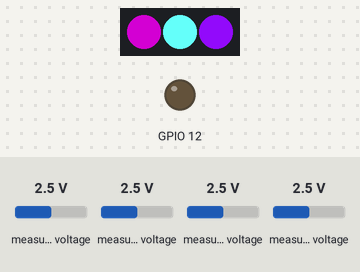
A program run on a simulated ESP8266 (NodeMCU). Parts: 3 RGB LEDs in strip order, left to right, output pins drawn as LEDs (lit = HIGH). The test bench sets the inputs (shaded band); at power-on: measured voltage 2.5 V. WiFi joins after 1.5 s; servers stay silent unless stated; random numbers use the default seed unless the program sets one; no MQTT or app messages arrive unless stated; what the program prints to the serial monitor is not drawn.

Above: at 2.7 s.
2.8 s: measured voltage (sensor 201) set to 3.8 V
At 3.4 s:
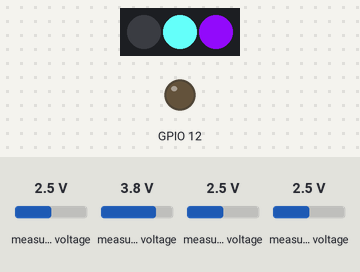
4.3 s: measured voltage (sensor 202) set to 0.1 V
At 7.0 s:
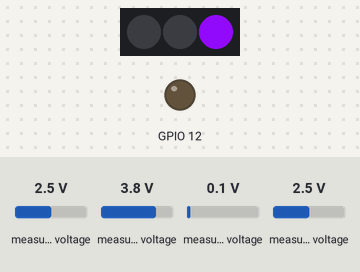
7.3 s: measured voltage (sensor 203) set to 0.1 V
At 8.9 s:
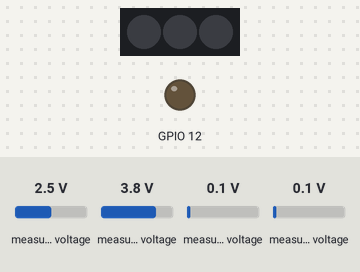
9.8 s: measured voltage (sensor 201) set to 0.1 V
At 10.7 s:
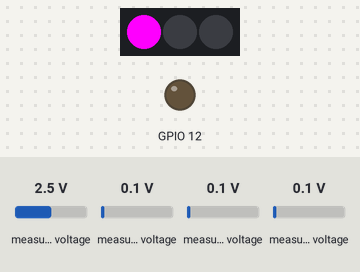
11.3 s: measured voltage (sensor 203) set to 1.2 V
At 13.94 s:
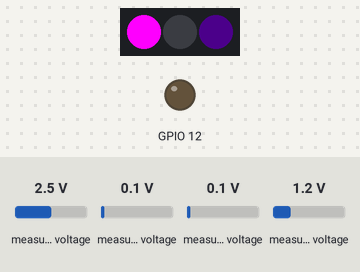
14.3 s: measured voltage (sensor 200) set to 0.1 V
At 29.04 s:
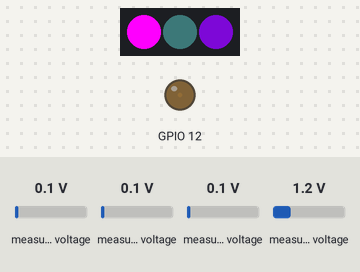
Timing chart, 0 to 30.4 s (numbered marks = the images above; inputs shaded):
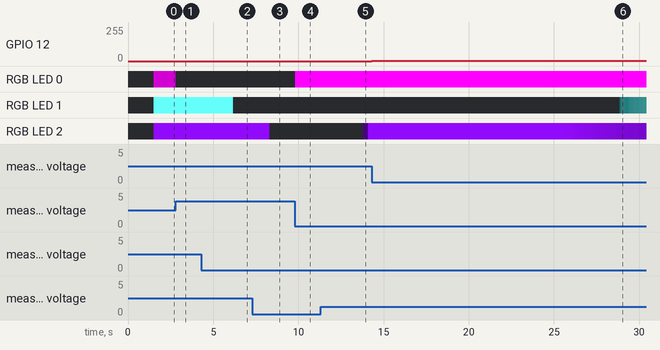

The program:

main.cpp
```cpp
#include <Arduino.h>
#include <Ticker.h>

#include "adc.h"
#include "lightctl.h"
#include "MQTT.h"

Ticker ticker;
SensorPack packet;

void send_data();

void setup() {
  // put your setup code here, to run once:
  Serial.begin(57600);

  // config light controller
  setup_light();

  // config sensors (ADC)
  setup_adc();
  setup_sensors();    // IMPORTANT: set up ADC before sensors!

  // setup wifi + mqtt
  setup_wifi();
  setup_mqtt();

  // updated at around 60fps...
  ticker.attach_ms(15, send_data);
}

void loop() {
  // put your main code here, to run repeatedly:
  loop_mqtt();
  update_sensors();
}

void send_data() {
  packet = get_values();

  //send to EL wire
  update_light(packet);
  //send to ESP32
  send_to_esp32(packet);
}
```

MQTT.h
```cpp
#pragma once

#include <ESP8266WiFi.h>
#include <PubSubClient.h>
#include "conf.h"

WiFiClient espClient;
PubSubClient client(espClient);

void setup_wifi()
{
    Serial.println();
    Serial.print("Connecting to ");
    Serial.print(SSID);

    WiFi.mode(WIFI_STA);
    WiFi.begin(SSID, PASSWORD);

    while (WiFi.status() != WL_CONNECTED)
    {
        Serial.print(".");
        delay(500);
    }
    Serial.println();

    Serial.println("Connected!");
    Serial.print("IP address: ");
    Serial.println(WiFi.localIP());
}

void setup_mqtt()
{
    client.setServer(MQTT_SERVER, MQTT_PORT);
    //client.setCallback(callback);
}

void reconnect()
{
    while (!client.connected())
    {
        Serial.print("Attempting MQTT connection...");

        // create random client ID
        String clientId = "ESP8266Client-";
        clientId += String(random(0xffff), HEX);

        // attempt to connect
        if (client.connect(clientId.c_str()))
        {
            Serial.println("connected");
        }
        else
        {
            Serial.print("failed, rc=");
            Serial.print(client.state());
            Serial.println(" try again in 5 seconds");
            delay(5000);
        }
    }
}

void loop_mqtt()
{
    if (!client.connected())
    {
        reconnect();
    }
    client.loop();
}

void callback(char *topic, byte *payload, unsigned int length)
{
}

void send_to_esp32(SensorPack &packet) {
    if (!client.connected()) return;

    // create payload array
    byte* payload = (byte*)malloc(16);
    // copy packet to payload
    memcpy(payload,         &packet.heart,      4);
    memcpy(payload + 4,     &packet.resp,       4);
    memcpy(payload + 8,     &packet.forehead,   4);
    memcpy(payload + 12,    &packet.neck,       4);

    // set topic
    // TODO: dynamic topic assignment w/ mainboard ESP32
    const char* topic = "biomount/headset01";
    Serial.print("publishing to ");
    Serial.println(topic);

    // publish to MQTT
    client.publish(topic, payload, 16);
    free(payload);
}
```

adc.h
```cpp
#pragma once

#include <Wire.h>
#include <SPI.h>
#include <Adafruit_ADS1X15.h>

#include <Heart.h>
#include <Respiration.h>
#include <SkinConductance.h>


#define RESP_ADC_CHAN 0
#define HEART_ADC_CHAN 1
#define FOREHEAD_ADC_CHAN 2
#define NECK_ADC_CHAN 3


struct SensorPack {
  float heart;
  float resp;
  float forehead;
  float neck;
};


Adafruit_ADS1015* ads;

Heart* heart;
Respiration* resp;
SkinConductance* foreheadGSR;
SkinConductance* neckGSR;


void setup_adc() {
  ads = new Adafruit_ADS1015();

  // config ADC
  ads->setGain(GAIN_ONE);
  ads->setDataRate(2000);

  if (!ads->begin()) {
    while(1) {
      Serial.println("Could not initialize ADS1015.");
      delay(1000);
    }
  }
}


void setup_sensors() {
  // initialize sensors
  heart = new Heart(HEART_ADC_CHAN, ads);
  heart->reset();

  resp = new Respiration(RESP_ADC_CHAN, ads);
  resp->reset();

  foreheadGSR = new SkinConductance(FOREHEAD_ADC_CHAN, ads);
  foreheadGSR->reset();

  neckGSR = new SkinConductance(NECK_ADC_CHAN, ads);
  neckGSR->reset();
}


void update_sensors() {
  heart->update();
  resp->update();
  foreheadGSR->update();
  neckGSR->update();
}


SensorPack get_values() {
  return {
    heart->getNormalized(),   // heart
    resp->getNormalized(),    // respiration
    foreheadGSR->getSCR(),    // forehead
    neckGSR->getSCR()         // neck
  };
}
```

conf.example.h
```cpp
#pragma once

const char* SSID = "";
const char* PASSWORD = "";

const char* MQTT_SERVER = "";
const int MQTT_PORT = 1883;
```

lightctl.h
```cpp
#pragma once
#ifndef H_LIGHTCTL
#define H_LIGHTCTL


// includes
#include <Arduino.h>
#include <FastLED.h>
#include "adc.h"

// EL stuff
#define EL_PIN          12U

// LED stuff
#define NUM_LEDS        3
#define NEOPIXEL_PIN    13U
CRGB leds[NUM_LEDS];

// nabbed from the original Song of Seven code
// 0=HEART    1=GSR1    2=GSR2    3=RESP
uint32_t colors[4] = { 0xfa00fa, 0x64fffa, 0x8c0af0, 0x0a30f0 };


// headers
void setLedBrightness(CRGB &led, uint32_t color, float brightness);


void setup_light() {
  // initialize pins
  pinMode(EL_PIN, OUTPUT);

  // initialize FastLED
  FastLED.addLeds<NEOPIXEL, NEOPIXEL_PIN>(leds, NUM_LEDS);
}

void update_light(SensorPack &packet) {
  // EL wire for respiration
  analogWrite(EL_PIN, packet.resp);

  // set LED colors w/ appropriate brightness
  setLedBrightness(leds[0], colors[0], packet.heart);
  setLedBrightness(leds[1], colors[1], packet.forehead);
  setLedBrightness(leds[2], colors[2], packet.neck);

  // update
  FastLED.show();
}


// utility for setting the brightness on a hex code
void setLedBrightness(CRGB &led, uint32_t color, float brightness) {
  led.setRGB(
    ((color >> 16) & 0xFF) * brightness,
    ((color >> 8)  & 0xFF) * brightness,
    ((color)       & 0xFF) * brightness
  );
}


#endif
```

Measured:
- after the input at 2.8 s, RGB LED 0: RGB(125, 0, 125) → off at once
- after the input at 4.3 s, RGB LED 1: RGB(100, 255, 250) → RGB(84, 214, 210) after 1.8 s, → off 0.07 s later
- after the input at 7.3 s, RGB LED 2: RGB(140, 10, 240) → RGB(86, 6, 147) after 0.98 s, → off 0.04 s later
- after the input at 9.8 s, RGB LED 0: off → RGB(250, 0, 250) at once
- after the input at 11.3 s, RGB LED 2: off → RGB(6, 0, 11) after 2.5 s, → RGB(135, 9, 231) 0.30 s later, → RGB(140, 10, 240) 0.01 s later
- after the input at 14.3 s, GPIO 12: 0/255 → 1/255 at once
